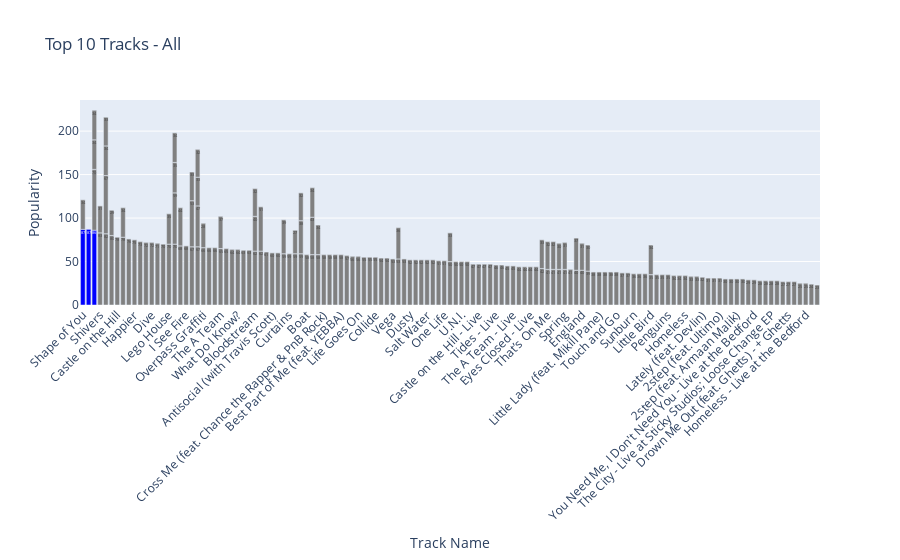

The cell this chart's notebook holds for it:
### Code cell
album_options = ["All"] + sorted(df_top10["Album"].unique().tolist())
dropdown = widgets.Dropdown(options=album_options, description="Album:")

def on_change(change):
    if change["name"] == "value":
        fig = create_bar_chart(change["new"])
        fig.show()

dropdown.observe(on_change, names="value")
display(dropdown)
fig = create_bar_chart()
fig.show()

fig.write_html("santhosh_narayanan_track_popularity_by_album.html")

### Figure 1 — Plotly figure (JSON) as saved in the notebook; plotly's stock layout.template omitted (floating-point values rounded to 4 significant figures; data arrays with more than 128 entries replaced by an {"elided": "..."} marker saying what was removed)
{"data": [{"hoverinfo": "text", "hovertext": {"elided": "172 str values"}, "marker": {"color": {"elided": "172 str values"}}, "text": {"elided": "172 int values"}, "textposition": "inside", "type": "bar", "x": {"elided": "172 str values"}, "y": {"elided": "172 int values"}}], "layout": {"title": {"text": "Top 10 Tracks - All"}, "xaxis": {"tickangle": -45, "title": {"text": "Track Name"}}, "yaxis": {"title": {"text": "Popularity"}}}}
